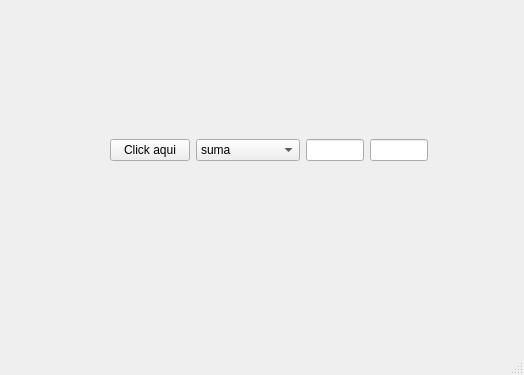
<?xml version="1.0" encoding="UTF-8"?>
<ui version="4.0">
 <class>MainWindow</class>
 <widget class="QMainWindow" name="MainWindow">
  <property name="geometry">
   <rect>
    <x>0</x>
    <y>0</y>
    <width>524</width>
    <height>375</height>
   </rect>
  </property>
  <property name="windowTitle">
   <string>MainWindow</string>
  </property>
  <widget class="QWidget" name="centralwidget">
   <widget class="QWidget" name="horizontalLayoutWidget">
    <property name="geometry">
     <rect>
      <x>110</x>
      <y>70</y>
      <width>331</width>
      <height>161</height>
     </rect>
    </property>
    <layout class="QHBoxLayout" name="horizontalLayout">
     <item>
      <widget class="QPushButton" name="btnSuma">
       <property name="text">
        <string>Click aqui</string>
       </property>
      </widget>
     </item>
     <item>
      <widget class="QComboBox" name="comboBox">
       <item>
        <property name="text">
         <string>suma</string>
        </property>
       </item>
       <item>
        <property name="text">
         <string>resta</string>
        </property>
       </item>
       <item>
        <property name="text">
         <string>multiplicacion</string>
        </property>
       </item>
       <item>
        <property name="text">
         <string>division</string>
        </property>
       </item>
      </widget>
     </item>
     <item>
      <widget class="QLineEdit" name="num1"/>
     </item>
     <item>
      <widget class="QLineEdit" name="num2"/>
     </item>
     <item>
      <widget class="QLabel" name="label">
       <property name="text">
        <string/>
       </property>
      </widget>
     </item>
    </layout>
   </widget>
  </widget>
  <widget class="QMenuBar" name="menubar">
   <property name="geometry">
    <rect>
     <x>0</x>
     <y>0</y>
     <width>524</width>
     <height>21</height>
    </rect>
   </property>
  </widget>
  <widget class="QStatusBar" name="statusbar"/>
 </widget>
 <resources/>
 <connections/>
</ui>
